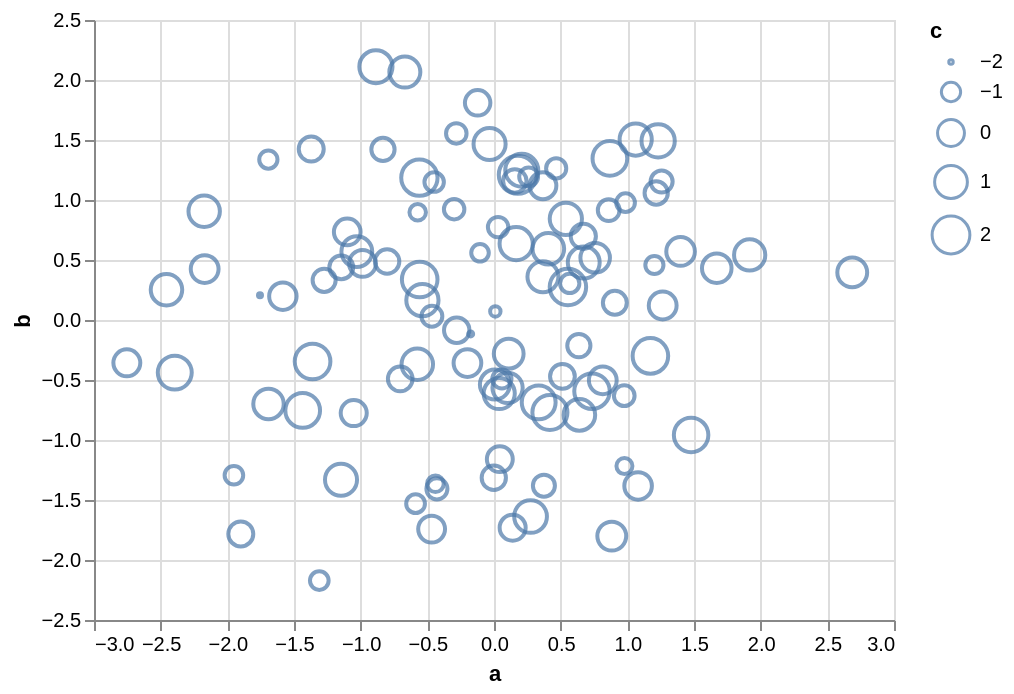

Express this chart as Vega-Lite.
### Vega-Lite specification from a JSON file in a GitHub repository (floating-point values rounded to 4 significant figures)
{"config": {"view": {"continuousWidth": 400, "continuousHeight": 300}}, "data": {"name": "data-29ab6bb74279d57983906dcaaf52b353"}, "mark": "point", "encoding": {"size": {"type": "quantitative", "field": "c"}, "x": {"type": "quantitative", "field": "a"}, "y": {"type": "quantitative", "field": "b"}}, "$schema": "https://vega.github.io/schema/vega-lite/v5.json", "datasets": {"data-29ab6bb74279d57983906dcaaf52b353": [{"a": -0.7032, "b": -0.4903, "c": -0.3218}, {"a": -1.755, "b": 0.2067, "c": -2.011}, {"a": -0.5573, "b": 0.3372, "c": 1.549}, {"a": -1.371, "b": 1.425, "c": -0.2795}, {"a": -0.5596, "b": 1.186, "c": 1.699}, {"a": -1.691, "b": -0.6995, "c": 0.583}, {"a": 0.9782, "b": -1.217, "c": -1.329}, {"a": -0.001455, "b": -1.315, "c": -0.3796}, {"a": 1.265, "b": 0.1207, "c": 0.1479}, {"a": -2.754, "b": -0.3569, "c": 0.007718}, {"a": 1.478, "b": -0.9576, "c": 1.329}, {"a": -0.9858, "b": 0.4716, "c": -0.008747}, {"a": 0.367, "b": 1.119, "c": -0.00839}, {"a": 0.4663, "b": 1.263, "c": -0.9017}, {"a": -1.029, "b": 0.5697, "c": 0.6417}, {"a": 0.2598, "b": 1.193, "c": -1.046}, {"a": 0.1399, "b": -1.731, "c": -0.1306}, {"a": -1.31, "b": -2.171, "c": -1.066}, {"a": -0.03316, "b": 1.466, "c": 0.8766}, {"a": 0.67, "b": 0.6974, "c": -0.2528}, {"a": 0.568, "b": 0.3044, "c": -1.0}, {"a": -2.456, "b": 0.2523, "c": 0.7631}, {"a": -1.583, "b": 0.198, "c": 0.08525}, {"a": 0.6405, "b": -0.7907, "c": 0.7712}, {"a": -1.951, "b": -1.294, "c": -1.074}, {"a": 0.03069, "b": 0.7741, "c": -0.8714}, {"a": 0.1663, "b": 0.6358, "c": 1.082}, {"a": -0.2828, "b": 1.555, "c": -0.8583}, {"a": -0.2797, "b": -0.08542, "c": -0.2196}, {"a": -2.174, "b": 0.9063, "c": 0.7503}, {"a": -0.5753, "b": -0.369, "c": 0.7657}, {"a": -1.101, "b": 0.7338, "c": -0.03157}, {"a": -1.274, "b": 0.3304, "c": -0.5425}, {"a": -1.052, "b": -0.7757, "c": -0.1232}, {"a": -0.5369, "b": 0.1654, "c": 0.8999}, {"a": 1.257, "b": 1.154, "c": -0.6742}, {"a": 0.8833, "b": -1.801, "c": 0.3155}, {"a": -0.2989, "b": 0.9233, "c": -0.8646}, {"a": 0.9063, "b": 0.1437, "c": -0.4288}, {"a": 0.04363, "b": -1.16, "c": -0.1446}, {"a": 1.063, "b": 1.503, "c": 0.8905}, {"a": 0.1102, "b": -0.2809, "c": 0.4709}, {"a": -0.1227, "b": 1.81, "c": -0.2115}, {"a": -0.1049, "b": 0.56, "c": -1.179}, {"a": -0.4678, "b": -1.742, "c": -0.003703}, {"a": -2.17, "b": 0.4245, "c": 0.1465}, {"a": 0.05927, "b": -0.4913, "c": -1.017}, {"a": 0.4193, "b": -0.7714, "c": 1.438}, {"a": 2.687, "b": 0.3967, "c": 0.4769}, {"a": 0.8159, "b": -0.5031, "c": 0.1449}, {"a": 0.03916, "b": -0.6128, "c": 0.7009}, {"a": 0.9769, "b": -0.6309, "c": -0.8386}, {"a": -0.4392, "b": -1.365, "c": -1.272}, {"a": 0.8602, "b": 0.9149, "c": -0.7129}, {"a": 0.1561, "b": 1.159, "c": -0.4982}, {"a": 1.671, "b": 0.4318, "c": 0.4267}, {"a": 0.9867, "b": 0.9777, "c": -1.065}, {"a": 0.5388, "b": 0.8431, "c": 0.9007}, {"a": -0.8017, "b": 0.4871, "c": -0.3584}, {"a": 1.203, "b": 0.4587, "c": -1.12}, {"a": 0.3351, "b": -0.6869, "c": 1.207}, {"a": 1.918, "b": 0.5422, "c": 0.7224}, {"a": -0.1749, "b": -0.116, "c": -1.987}, {"a": 0.009983, "b": 0.07121, "c": -1.75}, {"a": 0.5544, "b": 0.2745, "c": 1.721}, {"a": -2.394, "b": -0.4383, "c": 1.222}, {"a": 0.3744, "b": -1.381, "c": -0.6767}, {"a": 0.4076, "b": 0.5936, "c": 0.7836}, {"a": 0.673, "b": 0.4788, "c": 0.839}, {"a": 0.8691, "b": 1.346, "c": 1.367}, {"a": 0.3668, "b": 0.36, "c": 0.6669}, {"a": -1.145, "b": 0.4389, "c": -0.4378}, {"a": -0.4657, "b": 0.0312, "c": -0.8195}, {"a": 0.7589, "b": 0.5181, "c": 0.4282}, {"a": 0.2081, "b": 1.248, "c": 1.043}, {"a": 0.735, "b": -0.5932, "c": 1.524}, {"a": 1.216, "b": 1.058, "c": -0.5169}, {"a": 1.081, "b": -1.383, "c": 0.1065}, {"a": 0.2743, "b": -1.637, "c": 0.9941}, {"a": -1.361, "b": -0.3461, "c": 1.561}, {"a": 0.6364, "b": -0.2137, "c": -0.53}, {"a": -1.147, "b": -1.331, "c": 0.8671}, {"a": 0.1018, "b": -0.5654, "c": 0.5449}, {"a": -0.5882, "b": -1.53, "c": -1.055}, {"a": 1.231, "b": 1.493, "c": 1.096}, {"a": -0.8328, "b": 1.421, "c": -0.5193}, {"a": -0.6686, "b": 2.066, "c": 0.6739}, {"a": 0.1784, "b": 1.21, "c": 2.052}, {"a": 1.173, "b": -0.2992, "c": 1.545}, {"a": 0.5133, "b": -0.4703, "c": -0.3101}, {"a": -0.428, "b": -1.407, "c": -0.7966}, {"a": -0.8856, "b": 2.111, "c": 1.07}, {"a": 1.399, "b": 0.5714, "c": 0.2754}, {"a": -0.1993, "b": -0.359, "c": 0.1266}, {"a": -1.692, "b": 1.337, "c": -1.107}, {"a": -0.5722, "b": 0.8972, "c": -1.282}, {"a": -1.899, "b": -1.783, "c": -0.2829}, {"a": -0.4488, "b": 1.149, "c": -0.9811}, {"a": -1.435, "b": -0.7536, "c": 1.375}, {"a": 0.006512, "b": -0.5379, "c": 0.4937}]}}
